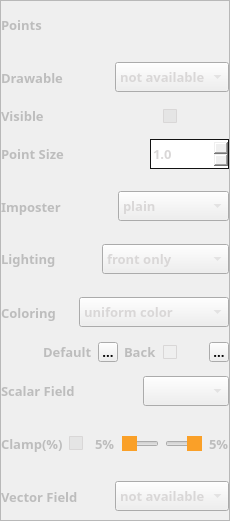
<?xml version="1.0" encoding="UTF-8"?>
<ui version="4.0">
 <class>WidgetPointsDrawable</class>
 <widget class="QWidget" name="WidgetPointsDrawable">
  <property name="geometry">
   <rect>
    <x>0</x>
    <y>0</y>
    <width>230</width>
    <height>521</height>
   </rect>
  </property>
  <property name="sizePolicy">
   <sizepolicy hsizetype="Preferred" vsizetype="Minimum">
    <horstretch>0</horstretch>
    <verstretch>0</verstretch>
   </sizepolicy>
  </property>
  <property name="minimumSize">
   <size>
    <width>50</width>
    <height>250</height>
   </size>
  </property>
  <property name="windowTitle">
   <string>Surface mesh renderer</string>
  </property>
  <property name="styleSheet">
   <string notr="true">/*

QSlider::handle:horizontal {
    background: #FAAB43;

}

QCheckBox::indicator{
	border: 1px solid #c4c4c4;
    border-radius: 2px ;
}

QCheckBox::indicator:checked {  background-color:#FAAB43 ;}


QCheckBox::indicator:disabled { background-color:#D9D9D9 ;}




QComboBox QAbstractItemView{ selection-background-color: #faa028;}
*/
</string>
  </property>
  <property name="locale">
   <locale language="English" country="UnitedStates"/>
  </property>
  <layout class="QVBoxLayout" name="verticalLayout_2">
   <property name="spacing">
    <number>0</number>
   </property>
   <property name="leftMargin">
    <number>0</number>
   </property>
   <property name="topMargin">
    <number>0</number>
   </property>
   <property name="rightMargin">
    <number>0</number>
   </property>
   <property name="bottomMargin">
    <number>0</number>
   </property>
   <item>
    <widget class="QFrame" name="frame">
     <property name="styleSheet">
      <string notr="true">QLabel{color:#bdbdbd}

QCheckBox::indicator{ border: 1px solid #d9d7d7; border-radius: 1px;} 
QCheckBox::indicator:checked{ background-color:rgba(215, 215, 215, 100); }
QCheckBox::indicator:disabled{ background-color:#D9D9D9; }
QDoubleSpinBox{selection-background-color: rgba(215, 215, 215, 100); border:1px solid #121212; color:#d9d7d7}
QSpinBox{selection-background-color: rgba(215, 215, 215, 100); border:1px solid #121212;color:#d9d7d7}
        


QComboBox QAbstractItemView { selection-background-color:rgba(215, 215, 215, 100);selection-color:#d9d7d7;color:#d9d7d7 } 
QComboBox{ selection-background-color:rgba(215, 215, 215, 100);selection-color:#d9d7d7;color:#d9d7d7 } 
            



QSlider::handle:horizontal {background: #faa028;}


QLineEdit{selection-background-color: rgba(215, 215, 215, 100); color:#bdbdbd; border:1px solid #d9d7d7 }</string>
     </property>
     <property name="frameShape">
      <enum>QFrame::StyledPanel</enum>
     </property>
     <property name="frameShadow">
      <enum>QFrame::Raised</enum>
     </property>
     <layout class="QVBoxLayout" name="verticalLayout">
      <property name="spacing">
       <number>6</number>
      </property>
      <property name="leftMargin">
       <number>0</number>
      </property>
      <property name="topMargin">
       <number>0</number>
      </property>
      <property name="rightMargin">
       <number>0</number>
      </property>
      <property name="bottomMargin">
       <number>0</number>
      </property>
      <item>
       <layout class="QHBoxLayout" name="horizontalLayout_3">
        <item>
         <widget class="QLabel" name="labelPoints">
          <property name="minimumSize">
           <size>
            <width>0</width>
            <height>0</height>
           </size>
          </property>
          <property name="maximumSize">
           <size>
            <width>16777215</width>
            <height>16777215</height>
           </size>
          </property>
          <property name="font">
           <font>
            <family>Arial Black</family>
            <pointsize>10</pointsize>
            <weight>75</weight>
            <bold>true</bold>
           </font>
          </property>
          <property name="text">
           <string>Points</string>
          </property>
         </widget>
        </item>
        <item>
         <spacer name="horizontalSpacer_3">
          <property name="orientation">
           <enum>Qt::Horizontal</enum>
          </property>
          <property name="sizeHint" stdset="0">
           <size>
            <width>40</width>
            <height>20</height>
           </size>
          </property>
         </spacer>
        </item>
        <item alignment="Qt::AlignVCenter">
         <widget class="QLineEdit" name="lineEditPoints">
          <property name="font">
           <font>
            <family>Arial Black</family>
            <pointsize>10</pointsize>
            <weight>75</weight>
            <bold>true</bold>
           </font>
          </property>
          <property name="focusPolicy">
           <enum>Qt::NoFocus</enum>
          </property>
          <property name="styleSheet">
           <string notr="true">QLineEdit{background-color:transparent;border:none}</string>
          </property>
          <property name="readOnly">
           <bool>false</bool>
          </property>
         </widget>
        </item>
       </layout>
      </item>
      <item>
       <layout class="QHBoxLayout" name="horizontalLayout_4">
        <item>
         <widget class="QLabel" name="labelDrawableName">
          <property name="minimumSize">
           <size>
            <width>0</width>
            <height>0</height>
           </size>
          </property>
          <property name="maximumSize">
           <size>
            <width>16777215</width>
            <height>16777215</height>
           </size>
          </property>
          <property name="font">
           <font>
            <family>Arial Black</family>
            <pointsize>10</pointsize>
            <weight>75</weight>
            <bold>true</bold>
           </font>
          </property>
          <property name="text">
           <string>Drawable</string>
          </property>
         </widget>
        </item>
        <item alignment="Qt::AlignVCenter">
         <widget class="QComboBox" name="comboBoxDrawables">
          <property name="minimumSize">
           <size>
            <width>0</width>
            <height>30</height>
           </size>
          </property>
          <property name="font">
           <font>
            <family>Arial Black</family>
            <pointsize>10</pointsize>
            <weight>75</weight>
            <bold>true</bold>
           </font>
          </property>
          <property name="toolTip">
           <string>Select the drawable to be visualized</string>
          </property>
          <item>
           <property name="text">
            <string>not available</string>
           </property>
          </item>
         </widget>
        </item>
       </layout>
      </item>
      <item>
       <layout class="QHBoxLayout" name="horizontalLayout_5">
        <item>
         <widget class="QLabel" name="labelVisible">
          <property name="minimumSize">
           <size>
            <width>0</width>
            <height>0</height>
           </size>
          </property>
          <property name="maximumSize">
           <size>
            <width>16777215</width>
            <height>20</height>
           </size>
          </property>
          <property name="font">
           <font>
            <family>Arial Black</family>
            <pointsize>10</pointsize>
            <weight>75</weight>
            <bold>true</bold>
           </font>
          </property>
          <property name="text">
           <string>Visible</string>
          </property>
         </widget>
        </item>
        <item>
         <layout class="QHBoxLayout" name="horizontalLayout">
          <item alignment="Qt::AlignHCenter">
           <widget class="QCheckBox" name="checkBoxVisible">
            <property name="toolTip">
             <string>Show/Hide this drawable</string>
            </property>
            <property name="text">
             <string/>
            </property>
            <property name="checked">
             <bool>true</bool>
            </property>
           </widget>
          </item>
         </layout>
        </item>
       </layout>
      </item>
      <item>
       <layout class="QHBoxLayout" name="horizontalLayout_6">
        <item>
         <widget class="QLabel" name="labelPointSize">
          <property name="minimumSize">
           <size>
            <width>0</width>
            <height>0</height>
           </size>
          </property>
          <property name="font">
           <font>
            <family>Arial Black</family>
            <pointsize>10</pointsize>
            <weight>75</weight>
            <bold>true</bold>
           </font>
          </property>
          <property name="text">
           <string>Point Size</string>
          </property>
         </widget>
        </item>
        <item>
         <layout class="QHBoxLayout" name="horizontalLayoutPhone">
          <property name="spacing">
           <number>0</number>
          </property>
          <item>
           <spacer name="horizontalSpacer">
            <property name="orientation">
             <enum>Qt::Horizontal</enum>
            </property>
            <property name="sizeHint" stdset="0">
             <size>
              <width>40</width>
              <height>20</height>
             </size>
            </property>
           </spacer>
          </item>
          <item alignment="Qt::AlignVCenter">
           <widget class="QDoubleSpinBox" name="doubleSpinBoxPointSize">
            <property name="sizePolicy">
             <sizepolicy hsizetype="Expanding" vsizetype="Preferred">
              <horstretch>0</horstretch>
              <verstretch>0</verstretch>
             </sizepolicy>
            </property>
            <property name="minimumSize">
             <size>
              <width>0</width>
              <height>30</height>
             </size>
            </property>
            <property name="font">
             <font>
              <family>Arial Black</family>
              <pointsize>10</pointsize>
              <weight>75</weight>
              <bold>true</bold>
             </font>
            </property>
            <property name="decimals">
             <number>1</number>
            </property>
            <property name="minimum">
             <double>1.000000000000000</double>
            </property>
           </widget>
          </item>
         </layout>
        </item>
       </layout>
      </item>
      <item>
       <layout class="QHBoxLayout" name="horizontalLayout_7">
        <item>
         <widget class="QLabel" name="labelImposterStyle">
          <property name="minimumSize">
           <size>
            <width>0</width>
            <height>0</height>
           </size>
          </property>
          <property name="font">
           <font>
            <family>Arial Black</family>
            <pointsize>10</pointsize>
            <weight>75</weight>
            <bold>true</bold>
           </font>
          </property>
          <property name="text">
           <string>Imposter</string>
          </property>
         </widget>
        </item>
        <item alignment="Qt::AlignVCenter">
         <widget class="QComboBox" name="comboBoxImposterStyle">
          <property name="minimumSize">
           <size>
            <width>0</width>
            <height>30</height>
           </size>
          </property>
          <property name="font">
           <font>
            <family>Arial Black</family>
            <pointsize>10</pointsize>
            <weight>75</weight>
            <bold>true</bold>
           </font>
          </property>
          <property name="toolTip">
           <string>Select how color is assigned to each face</string>
          </property>
          <item>
           <property name="text">
            <string>plain</string>
           </property>
          </item>
          <item>
           <property name="text">
            <string>sphere</string>
           </property>
          </item>
          <item>
           <property name="text">
            <string>surfel</string>
           </property>
          </item>
         </widget>
        </item>
       </layout>
      </item>
      <item>
       <layout class="QHBoxLayout" name="horizontalLayout_8">
        <item>
         <widget class="QLabel" name="labelLighting">
          <property name="minimumSize">
           <size>
            <width>0</width>
            <height>0</height>
           </size>
          </property>
          <property name="maximumSize">
           <size>
            <width>16777215</width>
            <height>20</height>
           </size>
          </property>
          <property name="font">
           <font>
            <family>Arial Black</family>
            <pointsize>10</pointsize>
            <weight>75</weight>
            <bold>true</bold>
           </font>
          </property>
          <property name="text">
           <string>Lighting</string>
          </property>
         </widget>
        </item>
        <item alignment="Qt::AlignVCenter">
         <widget class="QComboBox" name="comboBoxLightingOptions">
          <property name="minimumSize">
           <size>
            <width>0</width>
            <height>30</height>
           </size>
          </property>
          <property name="font">
           <font>
            <family>Arial Black</family>
            <pointsize>10</pointsize>
            <weight>75</weight>
            <bold>true</bold>
           </font>
          </property>
          <property name="toolTip">
           <string>Select how lighting is implemented</string>
          </property>
          <item>
           <property name="text">
            <string>front only</string>
           </property>
          </item>
          <item>
           <property name="text">
            <string>front and back</string>
           </property>
          </item>
          <item>
           <property name="text">
            <string>disabled</string>
           </property>
          </item>
         </widget>
        </item>
       </layout>
      </item>
      <item>
       <layout class="QHBoxLayout" name="horizontalLayout_9">
        <item>
         <widget class="QLabel" name="labelColorScheme">
          <property name="minimumSize">
           <size>
            <width>0</width>
            <height>0</height>
           </size>
          </property>
          <property name="font">
           <font>
            <family>Arial Black</family>
            <pointsize>10</pointsize>
            <weight>75</weight>
            <bold>true</bold>
           </font>
          </property>
          <property name="text">
           <string>Coloring</string>
          </property>
         </widget>
        </item>
        <item alignment="Qt::AlignVCenter">
         <widget class="QComboBox" name="comboBoxColorScheme">
          <property name="minimumSize">
           <size>
            <width>0</width>
            <height>30</height>
           </size>
          </property>
          <property name="font">
           <font>
            <family>Arial Black</family>
            <pointsize>10</pointsize>
            <weight>75</weight>
            <bold>true</bold>
           </font>
          </property>
          <property name="toolTip">
           <string>Select how color is assigned to each face</string>
          </property>
          <item>
           <property name="text">
            <string>uniform color</string>
           </property>
          </item>
          <item>
           <property name="text">
            <string>use color property</string>
           </property>
          </item>
         </widget>
        </item>
       </layout>
      </item>
      <item>
       <layout class="QHBoxLayout" name="horizontalLayout_10">
        <item>
         <layout class="QHBoxLayout" name="horizontalLayoutLabelDefaultColor">
          <item>
           <spacer name="horizontalSpaceLabelDefaultColor">
            <property name="orientation">
             <enum>Qt::Horizontal</enum>
            </property>
            <property name="sizeHint" stdset="0">
             <size>
              <width>13</width>
              <height>19</height>
             </size>
            </property>
           </spacer>
          </item>
          <item alignment="Qt::AlignRight">
           <widget class="QLabel" name="labelDefaultColor">
            <property name="minimumSize">
             <size>
              <width>0</width>
              <height>0</height>
             </size>
            </property>
            <property name="font">
             <font>
              <family>Arial Black</family>
              <pointsize>10</pointsize>
              <weight>75</weight>
              <bold>true</bold>
             </font>
            </property>
            <property name="text">
             <string>Default</string>
            </property>
           </widget>
          </item>
         </layout>
        </item>
        <item>
         <layout class="QHBoxLayout" name="horizontalLayoutDefaultColor">
          <item>
           <widget class="QToolButton" name="toolButtonDefaultColor">
            <property name="minimumSize">
             <size>
              <width>20</width>
              <height>20</height>
             </size>
            </property>
            <property name="maximumSize">
             <size>
              <width>20</width>
              <height>20</height>
             </size>
            </property>
            <property name="font">
             <font>
              <family>Arial Black</family>
              <pointsize>10</pointsize>
              <weight>75</weight>
              <bold>true</bold>
             </font>
            </property>
            <property name="toolTip">
             <string>Click to set a uniform color for this drawable</string>
            </property>
            <property name="text">
             <string>...</string>
            </property>
            <property name="icon">
             <iconset>
              <normaloff>../Resources/icons/transparency.png</normaloff>../Resources/icons/transparency.png</iconset>
            </property>
            <property name="iconSize">
             <size>
              <width>20</width>
              <height>20</height>
             </size>
            </property>
           </widget>
          </item>
          <item>
           <spacer name="spacer_2">
            <property name="orientation">
             <enum>Qt::Horizontal</enum>
            </property>
            <property name="sizeHint" stdset="0">
             <size>
              <width>0</width>
              <height>0</height>
             </size>
            </property>
           </spacer>
          </item>
          <item>
           <widget class="QLabel" name="labelBackColor">
            <property name="sizePolicy">
             <sizepolicy hsizetype="Preferred" vsizetype="Preferred">
              <horstretch>0</horstretch>
              <verstretch>0</verstretch>
             </sizepolicy>
            </property>
            <property name="minimumSize">
             <size>
              <width>0</width>
              <height>0</height>
             </size>
            </property>
            <property name="font">
             <font>
              <family>Arial Black</family>
              <pointsize>10</pointsize>
              <weight>75</weight>
              <bold>true</bold>
             </font>
            </property>
            <property name="text">
             <string>Back</string>
            </property>
           </widget>
          </item>
          <item>
           <widget class="QCheckBox" name="checkBoxBackColor">
            <property name="minimumSize">
             <size>
              <width>0</width>
              <height>20</height>
             </size>
            </property>
            <property name="font">
             <font>
              <family>Arial Black</family>
              <pointsize>10</pointsize>
              <weight>75</weight>
              <bold>true</bold>
             </font>
            </property>
            <property name="toolTip">
             <string>Enable/Disable distinct coloring for the back side of this drawable</string>
            </property>
            <property name="text">
             <string/>
            </property>
            <property name="checked">
             <bool>false</bool>
            </property>
           </widget>
          </item>
          <item>
           <spacer name="spacerBackColor">
            <property name="orientation">
             <enum>Qt::Horizontal</enum>
            </property>
            <property name="sizeType">
             <enum>QSizePolicy::Minimum</enum>
            </property>
            <property name="sizeHint" stdset="0">
             <size>
              <width>20</width>
              <height>0</height>
             </size>
            </property>
           </spacer>
          </item>
          <item>
           <widget class="QToolButton" name="toolButtonBackColor">
            <property name="minimumSize">
             <size>
              <width>20</width>
              <height>20</height>
             </size>
            </property>
            <property name="maximumSize">
             <size>
              <width>20</width>
              <height>20</height>
             </size>
            </property>
            <property name="font">
             <font>
              <family>Arial Black</family>
              <pointsize>10</pointsize>
              <weight>75</weight>
              <bold>true</bold>
             </font>
            </property>
            <property name="toolTip">
             <string>Click to set the backside color for this drawable</string>
            </property>
            <property name="text">
             <string>...</string>
            </property>
            <property name="icon">
             <iconset>
              <normaloff>../Resources/icons/transparency.png</normaloff>../Resources/icons/transparency.png</iconset>
            </property>
            <property name="iconSize">
             <size>
              <width>20</width>
              <height>20</height>
             </size>
            </property>
           </widget>
          </item>
         </layout>
        </item>
       </layout>
      </item>
      <item>
       <layout class="QHBoxLayout" name="horizontalLayout_11">
        <item>
         <widget class="QLabel" name="labelScalarFieldStyle">
          <property name="sizePolicy">
           <sizepolicy hsizetype="Preferred" vsizetype="Preferred">
            <horstretch>0</horstretch>
            <verstretch>0</verstretch>
           </sizepolicy>
          </property>
          <property name="minimumSize">
           <size>
            <width>0</width>
            <height>0</height>
           </size>
          </property>
          <property name="font">
           <font>
            <family>Arial Black</family>
            <pointsize>10</pointsize>
            <weight>75</weight>
            <bold>true</bold>
           </font>
          </property>
          <property name="text">
           <string>Scalar Field</string>
          </property>
         </widget>
        </item>
        <item>
         <spacer name="horizontalSpacer_2">
          <property name="orientation">
           <enum>Qt::Horizontal</enum>
          </property>
          <property name="sizeHint" stdset="0">
           <size>
            <width>40</width>
            <height>20</height>
           </size>
          </property>
         </spacer>
        </item>
        <item alignment="Qt::AlignRight|Qt::AlignVCenter">
         <widget class="QComboBox" name="comboBoxScalarFieldStyle">
          <property name="sizePolicy">
           <sizepolicy hsizetype="Expanding" vsizetype="Preferred">
            <horstretch>0</horstretch>
            <verstretch>0</verstretch>
           </sizepolicy>
          </property>
          <property name="minimumSize">
           <size>
            <width>0</width>
            <height>30</height>
           </size>
          </property>
          <property name="font">
           <font>
            <family>Arial Black</family>
            <pointsize>10</pointsize>
            <weight>75</weight>
            <bold>true</bold>
           </font>
          </property>
         </widget>
        </item>
       </layout>
      </item>
      <item>
       <layout class="QHBoxLayout" name="horizontalLayout_12">
        <item>
         <layout class="QHBoxLayout" name="horizontalLayoutLabelClamp">
          <item>
           <widget class="QLabel" name="labelScalarFieldClamp">
            <property name="sizePolicy">
             <sizepolicy hsizetype="Preferred" vsizetype="Preferred">
              <horstretch>0</horstretch>
              <verstretch>0</verstretch>
             </sizepolicy>
            </property>
            <property name="minimumSize">
             <size>
              <width>0</width>
              <height>0</height>
             </size>
            </property>
            <property name="font">
             <font>
              <family>Arial Black</family>
              <pointsize>10</pointsize>
              <weight>75</weight>
              <bold>true</bold>
             </font>
            </property>
            <property name="styleSheet">
             <string notr="true"/>
            </property>
            <property name="text">
             <string>Clamp(%)</string>
            </property>
           </widget>
          </item>
         </layout>
        </item>
        <item>
         <layout class="QHBoxLayout" name="horizontalLayout_2">
          <item>
           <widget class="QCheckBox" name="checkBoxScalarFieldClamp">
            <property name="toolTip">
             <string>Check to clamp the specified percent of lower and upper values.</string>
            </property>
            <property name="text">
             <string/>
            </property>
            <property name="checked">
             <bool>true</bool>
            </property>
           </widget>
          </item>
          <item>
           <widget class="QLabel" name="label_leftclamp">
            <property name="font">
             <font>
              <family>Arial Black</family>
              <pointsize>10</pointsize>
              <weight>75</weight>
              <bold>true</bold>
             </font>
            </property>
            <property name="text">
             <string>5%</string>
            </property>
           </widget>
          </item>
          <item>
           <widget class="QSlider" name="slider_leftclamp">
            <property name="pageStep">
             <number>1</number>
            </property>
            <property name="value">
             <number>5</number>
            </property>
            <property name="orientation">
             <enum>Qt::Horizontal</enum>
            </property>
           </widget>
          </item>
          <item>
           <widget class="QSlider" name="slider_rightclamp">
            <property name="pageStep">
             <number>1</number>
            </property>
            <property name="value">
             <number>5</number>
            </property>
            <property name="orientation">
             <enum>Qt::Horizontal</enum>
            </property>
            <property name="invertedAppearance">
             <bool>true</bool>
            </property>
            <property name="invertedControls">
             <bool>false</bool>
            </property>
           </widget>
          </item>
          <item>
           <widget class="QLabel" name="label_rightclamp">
            <property name="font">
             <font>
              <family>Arial Black</family>
              <pointsize>10</pointsize>
              <weight>75</weight>
              <bold>true</bold>
             </font>
            </property>
            <property name="text">
             <string>5%</string>
            </property>
           </widget>
          </item>
         </layout>
        </item>
       </layout>
      </item>
      <item>
       <layout class="QHBoxLayout" name="horizontalLayout_13">
        <item>
         <widget class="QLabel" name="labelVectorField">
          <property name="sizePolicy">
           <sizepolicy hsizetype="Preferred" vsizetype="Preferred">
            <horstretch>0</horstretch>
            <verstretch>0</verstretch>
           </sizepolicy>
          </property>
          <property name="minimumSize">
           <size>
            <width>0</width>
            <height>0</height>
           </size>
          </property>
          <property name="font">
           <font>
            <family>Arial Black</family>
            <pointsize>10</pointsize>
            <weight>75</weight>
            <bold>true</bold>
           </font>
          </property>
          <property name="text">
           <string>Vector Field</string>
          </property>
         </widget>
        </item>
        <item alignment="Qt::AlignVCenter">
         <widget class="QComboBox" name="comboBoxVectorField">
          <property name="minimumSize">
           <size>
            <width>0</width>
            <height>30</height>
           </size>
          </property>
          <property name="font">
           <font>
            <family>Arial Black</family>
            <pointsize>10</pointsize>
            <weight>75</weight>
            <bold>true</bold>
           </font>
          </property>
          <property name="toolTip">
           <string>Select the drawable to be visualized</string>
          </property>
          <item>
           <property name="text">
            <string>not available</string>
           </property>
          </item>
         </widget>
        </item>
       </layout>
      </item>
     </layout>
    </widget>
   </item>
  </layout>
 </widget>
 <tabstops>
  <tabstop>comboBoxDrawables</tabstop>
  <tabstop>checkBoxVisible</tabstop>
  <tabstop>doubleSpinBoxPointSize</tabstop>
  <tabstop>comboBoxImposterStyle</tabstop>
  <tabstop>comboBoxLightingOptions</tabstop>
  <tabstop>comboBoxColorScheme</tabstop>
  <tabstop>toolButtonDefaultColor</tabstop>
  <tabstop>checkBoxBackColor</tabstop>
  <tabstop>toolButtonBackColor</tabstop>
  <tabstop>comboBoxScalarFieldStyle</tabstop>
  <tabstop>comboBoxVectorField</tabstop>
 </tabstops>
 <resources/>
 <connections/>
</ui>
